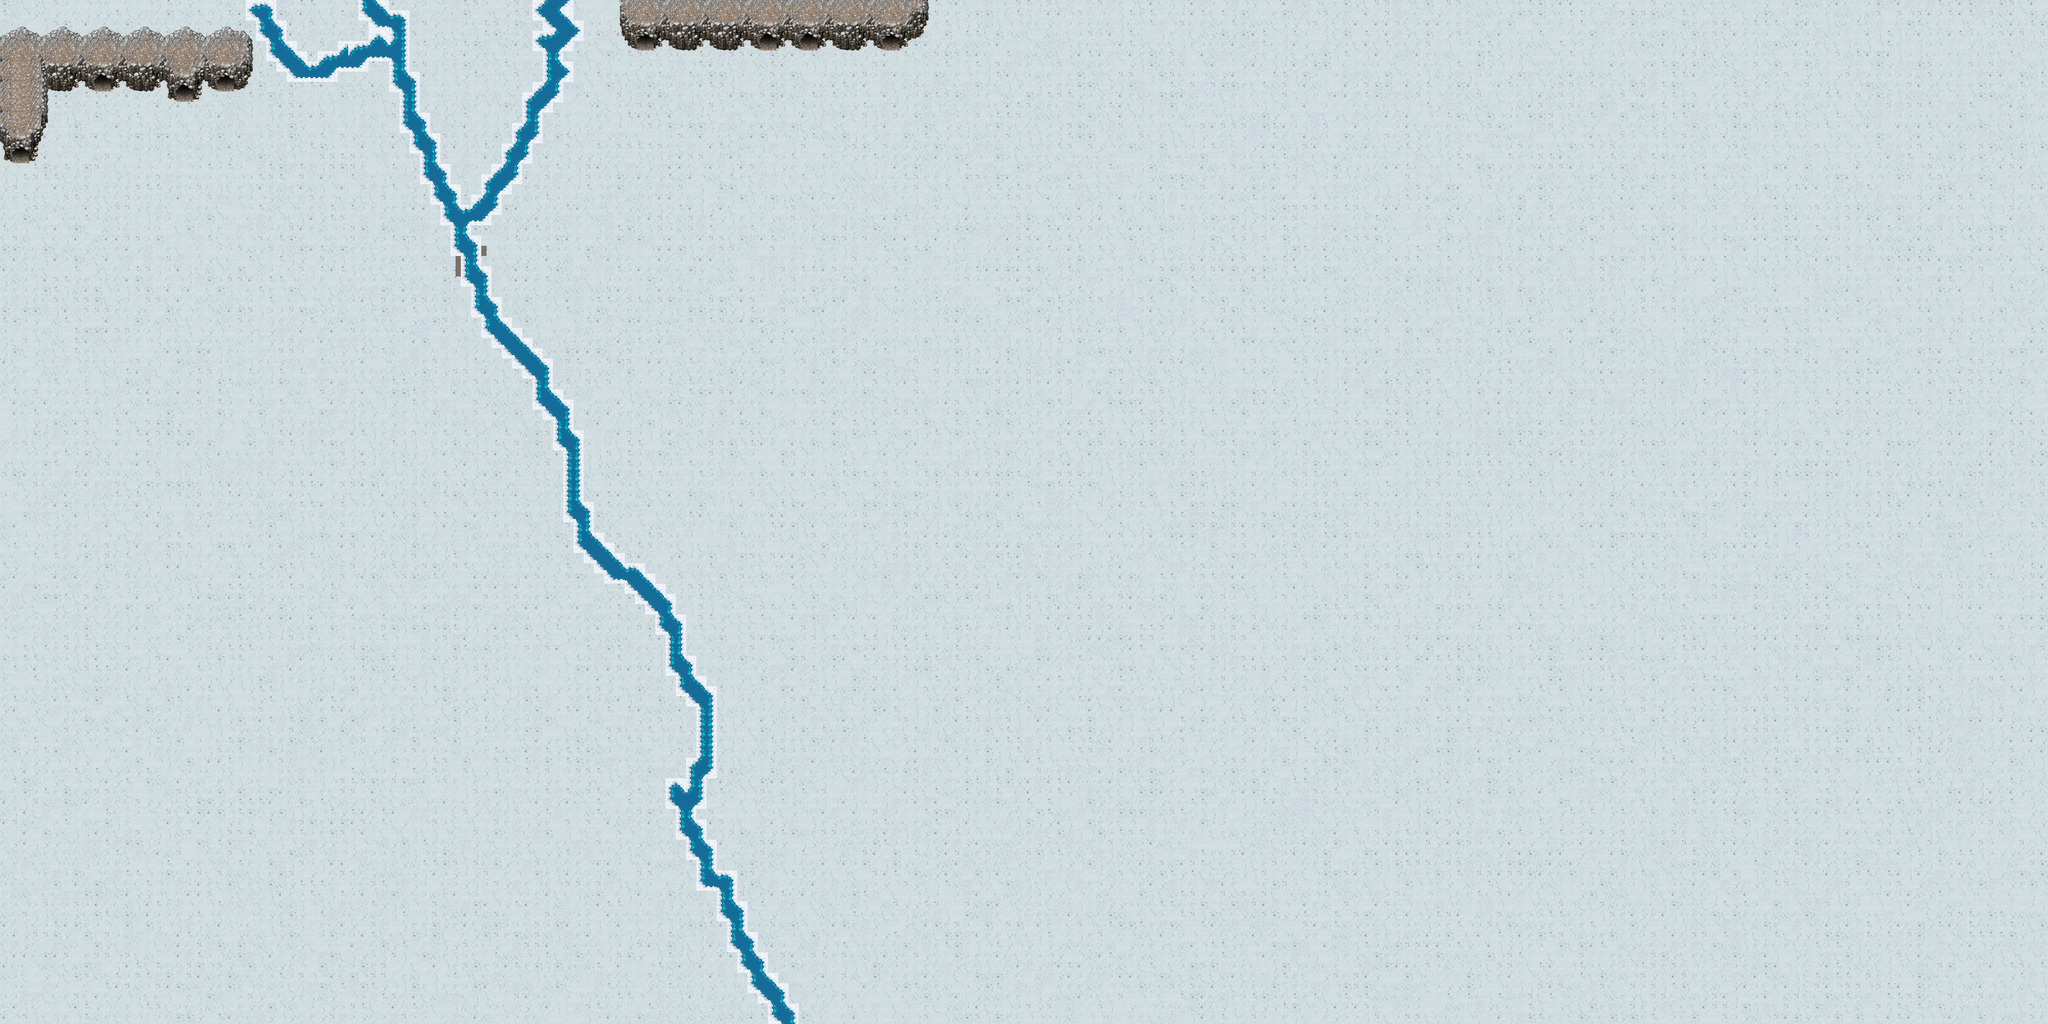

A level layout from a 2D game, rendered from its tile map. Below: a short description, then the map file with tile-grid data replaced by summaries:
An orthogonal 200x100 tile map with 32x32 px tiles, 6 tile layers (base, estruturas, estruturas2, cavernas, ...), 1 hidden layer not drawn, 2 tilesets.

<map version="1.8" tiledversion="1.8.2" orientation="orthogonal" renderorder="right-down" width="200" height="100" tilewidth="32" tileheight="32" infinite="0" nextlayerid="20" nextobjectid="1">
 <tileset firstgid="1" source="TUTsnowtileset.tsx" />
 <tileset firstgid="257" source="TUTterrain.tsx" />
 <layer id="1" name="base" width="200" height="100">
  <data>[20000 cells, 20000 non-empty, 16 distinct tile ids]</data>
 </layer>
 <layer id="8" name="estruturas" width="200" height="100">
  <data>[20000 cells, 352 non-empty, 64 distinct tile ids]</data>
 </layer>
 <layer id="15" name="estruturas2" width="200" height="100">
  <data>[20000 cells, 16 non-empty, 9 distinct tile ids]</data>
 </layer>
 <layer id="16" name="cavernas" width="200" height="100">
  <data>[20000 cells, 24 non-empty, 12 distinct tile ids]</data>
 </layer>
 <layer id="18" name="cavernas2" width="200" height="100">
  <data>[20000 cells, 24 non-empty, 12 distinct tile ids]</data>
 </layer>
 <layer id="19" name="rio" width="200" height="100">
  <data>[20000 cells, 415 non-empty, 14 distinct tile ids]</data>
 </layer>
 <layer id="17" name="path01" width="200" height="100" visible="0">
  <data>[20000 cells, 454 non-empty, 26 distinct tile ids]</data>
 </layer>
</map>
